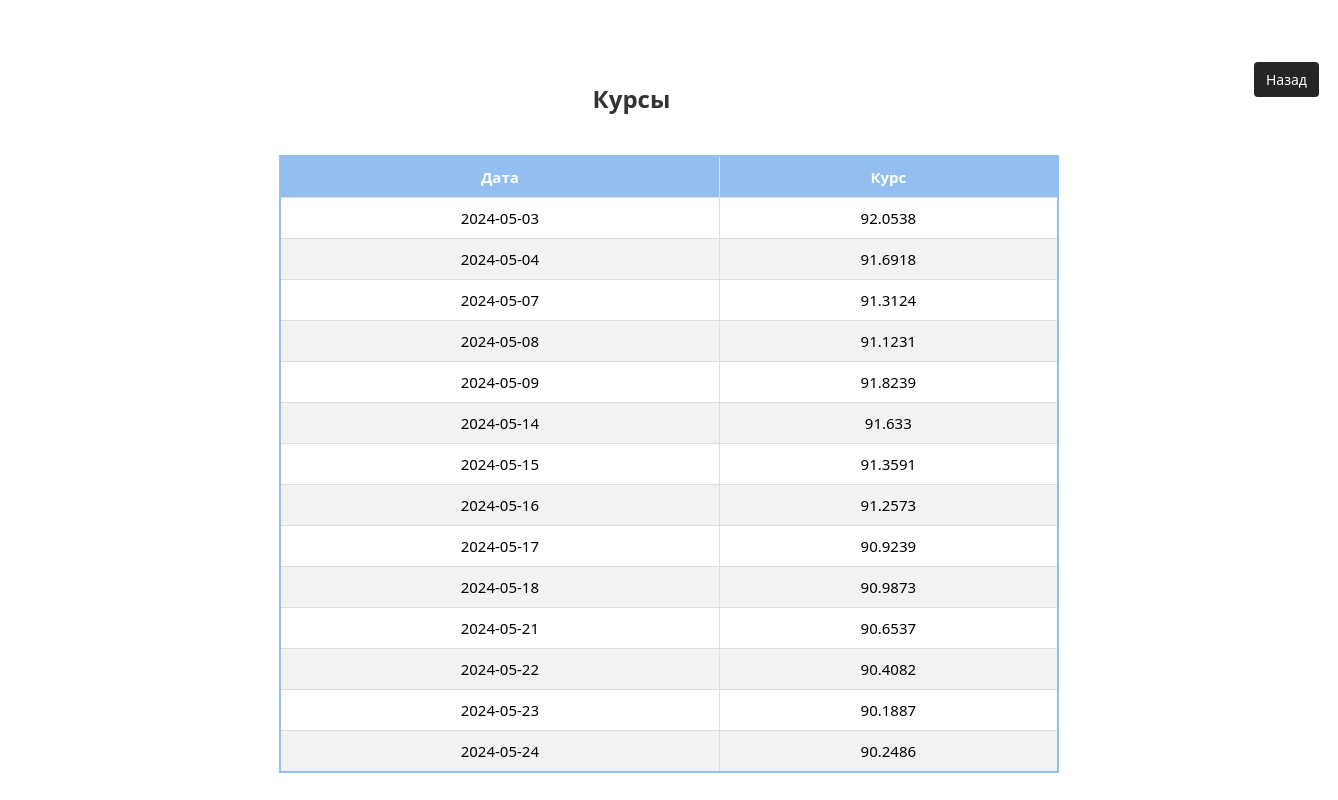
Page /currency_rates/dollar on the committed database.
### currency_app/models.py (models this page shows, shortened)
class CurrencyRate(models.Model):
    currency = models.CharField(max_length=200)
    date = models.CharField(max_length=200)
    rate = models.CharField(max_length=200)

### currency_app/views.py (the view)
# urls.py: path('currency_rates/<str:currency>', views.currency_rates, name="currency_rates"),
def currency_rates(request, currency):
    rates = CurrencyRate.objects.filter(currency=currency).all()
    return render(request, 'currency_app/currency_rates_page.html', {'currency': currency, 'rates': rates})

### currency_app/templates/currency_app/currency_rates_page.html (shortened to what this page needs)
{% extends 'currency_app/base.html' %}
{% block content %}
<br><br>
<a href="{% url 'currencys_page' %}" id="panel-buttons" class="button" style="float: inline-end;">Назад</a>
<h1 id="table-heading">Курсы </h1>
    <div class="currency-table-block" >
        <table class="currency-table">
            <thead>
                <tr>
                    <th class="table-header">Дата</th>
                    <th class="table-header">Курс</th>
                </tr>
            </thead>
            <tbody>
                {% for rate in rates %}
                <tr>
                    <td>{{ rate.date }}</td>
                    <td>{{ rate.rate }}</td>
                </tr>
                {% endfor %}
            </tbody>
        </table>
    </div>
{% endblock %}

### currency_app/templates/currency_app/base.html (shortened to what this page needs)
{% load static %}
<!DOCTYPE html>
<html>
<head>
    <link rel="stylesheet" href="{% static 'currency_app/style.css' %}">
</head>
<body>
    <div class="container">
        <section class="main">
            {% block content %}
            {% endblock %}
        </section>
    </div>
</body>
</html>

### currency_app/static/currency_app/style.css (style rules this page uses)
* { box-sizing: border-box; font-family: 'Segoe UI', Tahoma, Geneva, Verdana, sans-serif; }
.container { width: 1320px; margin-left: auto; margin-right: auto; }
.main { padding:10px 10px 10px 10px; }
#panel-buttons { background-color: rgb(38, 36, 36) }
.button { padding: 8px 12px; margin-left: 10px; font-size: 14px; color: #fff; background-color: #25ba54; border: none; border-radius: 4px; text-decoration: none; transition: background-color 0.3s ease; }
.currency-table-block { display: flex; align-items: center; justify-content: center; }
#table-heading { text-align: center; margin-top: 20px; color: #333; }
.currency-table { width: 60%; border-collapse: collapse; margin-top: 20px; border: 2px solid #92bfef; font-size: 15px; }
.table-header { padding: 10px; text-align: center; background-color: #92bfef; color: #fff; border: 1px solid #ddd; }
.currency-table tbody tr:nth-child(even) { background-color: #f2f2f2; }
.currency-table td { padding: 10px; text-align: center; border: 1px solid #ddd; }

### rows in the picture
CurrencyRate: date "2024-05-03", rate "92.0538"
CurrencyRate: date "2024-05-04", rate "91.6918"
CurrencyRate: date "2024-05-07", rate "91.3124"
CurrencyRate: date "2024-05-08", rate "91.1231"
CurrencyRate: date "2024-05-09", rate "91.8239"
CurrencyRate: date "2024-05-14", rate "91.633"
CurrencyRate: date "2024-05-15", rate "91.3591"
CurrencyRate: date "2024-05-16", rate "91.2573"
CurrencyRate: date "2024-05-17", rate "90.9239"
CurrencyRate: date "2024-05-18", rate "90.9873"
CurrencyRate: date "2024-05-21", rate "90.6537"
CurrencyRate: date "2024-05-22", rate "90.4082"
CurrencyRate: date "2024-05-23", rate "90.1887"
CurrencyRate: date "2024-05-24", rate "90.2486"
